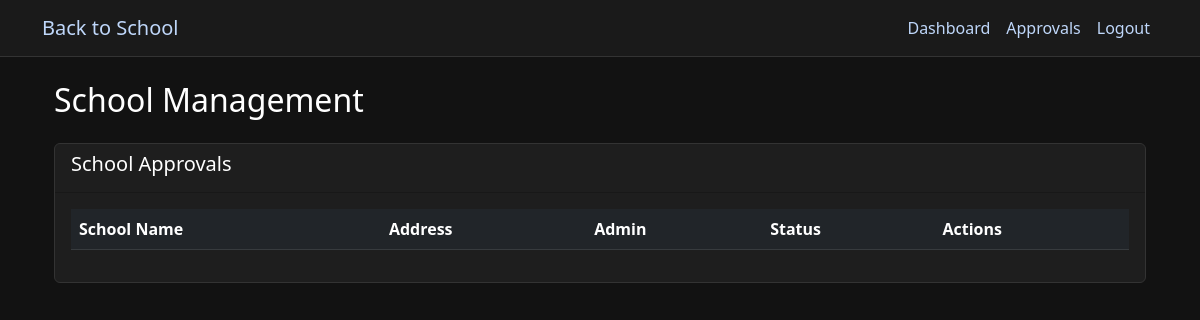
Before: /admin/schools (signed in) with the older database file.
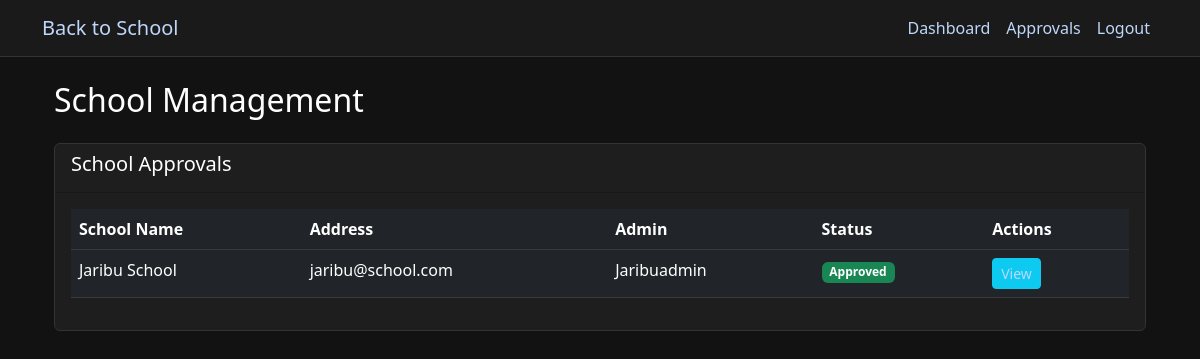
After: the same page with the newer database file.
### app.py (models this page shows, shortened)
class School(db.Model):
    id = db.Column(db.Integer, primary_key=True)
    name = db.Column(db.String(100), nullable=False)
    address = db.Column(db.String(200))
    is_approved = db.Column(db.Boolean, default=False)
    requirements = db.relationship('SchoolRequirement', backref='school', lazy=True)

class User(db.Model):
    id = db.Column(db.Integer, primary_key=True)
    username = db.Column(db.String(80), unique=True, nullable=False)
    email = db.Column(db.String(120), unique=True, nullable=False)
    password_hash = db.Column(db.String(128))
    role = db.Column(db.String(20))  # app_admin, parent, student, school_admin, retailer, donor
    is_approved = db.Column(db.Boolean, default=False)
    created_at = db.Column(db.DateTime, default=datetime.utcnow)
    school_id = db.Column(db.Integer, db.ForeignKey('school.id'))
    school = db.relationship('School', backref='users')
    children = db.relationship(
        'User',
        secondary=parent_student_association,
        primaryjoin=(parent_student_association.c.parent_id == id),
        secondaryjoin=(parent_student_association.c.student_id == id),
        backref=db.backref('parents'),
        lazy='dynamic'
    )

### app.py (the view)
@app.route('/admin/schools')
@role_required(['app_admin'])
def admin_schools():
    schools = School.query.order_by(School.is_approved).all()
    return render_template('admin/schools.html', schools=schools)

### app.py (called while the page is built)
def role_required(roles):
    def decorator(f):
        @wraps(f)
        def decorated_function(*args, **kwargs):
            if 'user_id' not in session:
                flash('Please log in to access this page', 'error')
                return redirect(url_for('login'))
            if session['role'] not in roles:
                flash('You do not have permission to access this page', 'error')
                return redirect(url_for('dashboard'))
            return f(*args, **kwargs)
        return decorated_function
    return decorator

@app.context_processor
def inject_current_user():
    if 'user_id' in session:
        user = db.session.get(User, session['user_id'])
        return {'current_user': user}
    return {'current_user': None}

@app.context_processor
def inject_cart_item_count():
    if 'user_id' in session and session['role'] in ['parent', 'student']:
        user = db.session.get(User, session['user_id'])
        cart = user.carts[0] if user.carts else None
        if cart and cart.items:
            return {'cart_item_count': len(cart.items)}
    return {'cart_item_count': 0}

### templates/admin/schools.html (shortened to what this page needs)
{% extends "base.html" %}
{% block content %}
<div class="container">
    <h2 class="mb-4">School Management</h2>
    <div class="card">
        <div class="card-header">
            <h5>School Approvals</h5>
        </div>
        <div class="card-body">
            <div class="table-responsive">
                <table class="table table-dark">
                    <thead>
                        <tr>
                            <th>School Name</th>
                            <th>Address</th>
                            <th>Admin</th>
                            <th>Status</th>
                            <th>Actions</th>
                        </tr>
                    </thead>
                    <tbody>
                        {% for school in schools %}
                        <tr>
                            <td>{{ school.name }}</td>
                            <td>{{ school.address }}</td>
                            <td>
                                {% if school.users %}
                                    {{ school.users[0].username }}
                                {% else %}
                                    No admin
                                {% endif %}
                            </td>
                            <td>
                                <span class="badge bg-{{ 'success' if school.is_approved else 'warning' }}">
                                    {{ 'Approved' if school.is_approved else 'Pending' }}
                                </span>
                            </td>
                            <td>
                                <a href="#" class="btn btn-sm btn-info">View</a>
                            </td>
                        </tr>
                        {% endfor %}
                    </tbody>
                </table>
            </div>
        </div>
    </div>
</div>
{% endblock %}

Changed rows visible on the page:
added School: name "Jaribu School", address "jaribu@school.com", username "Jaribuadmin", is_approved "Approved"
